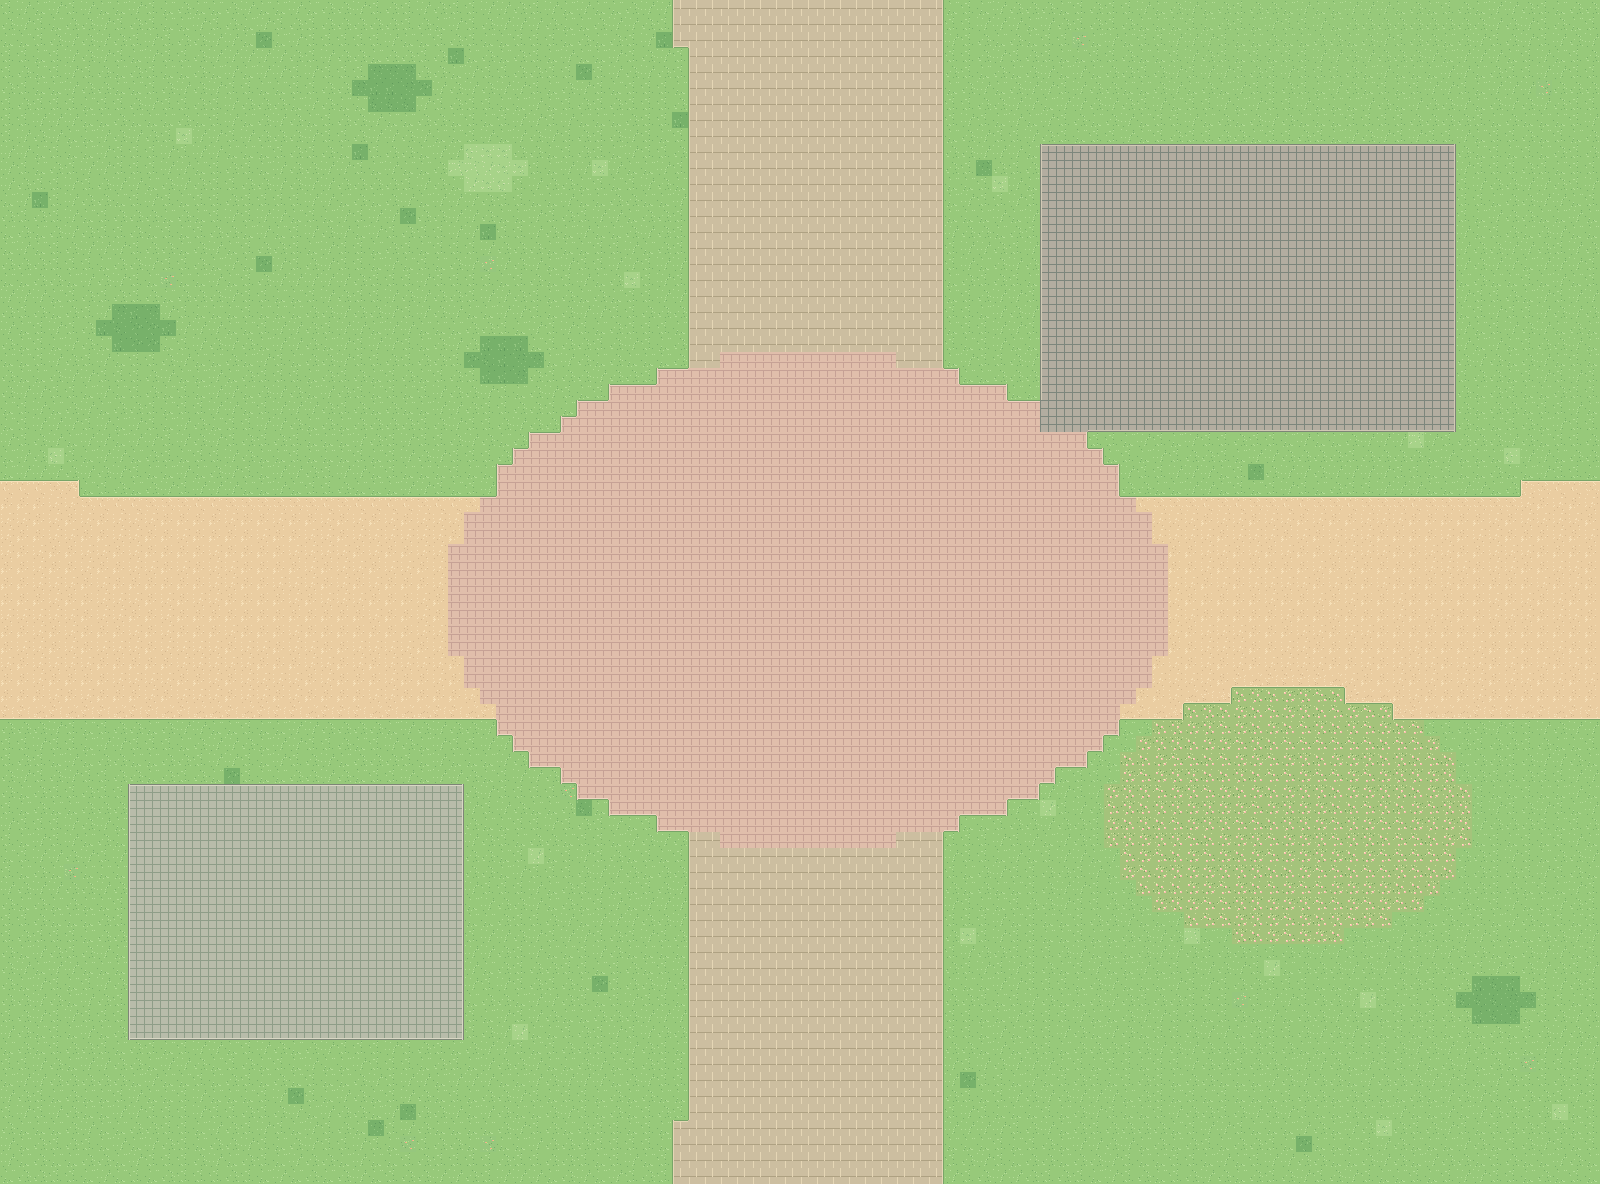

Rendered tile map (Tiled .tmx) drawn with the repository's tilesets; below, a short description and the map source with its tile grids summarised:
An orthogonal 100x74 tile map with 16x16 px tiles, 4 tile layers (Ground, Landscape, Roads, BuildingPads) and 10 objects (3x scene_portal, 2x building_slot, 2x building_label, landmark_area, spawn, ...).

<map version="1.10" tiledversion="1.11.2" orientation="orthogonal" renderorder="right-down" width="100" height="74" tilewidth="16" tileheight="16" infinite="0" nextlayerid="9" nextobjectid="800" backgroundcolor="#97C97A">
  <properties>
    <property name="scene_id" value="03" />
    <property name="scene_name" value="28教与教学组团东口" />
    <property name="macro_area" value="A 教学区" />
    <property name="tile_scale" type="int" value="16" />
    <property name="player_sprite_width" type="int" value="48" />
    <property name="player_sprite_height" type="int" value="48" />
    <property name="world_origin_x_px" type="int" value="4800" />
    <property name="world_origin_y_px" type="int" value="-3552" />
    <property name="ground_only" type="bool" value="true" />
    <property name="building_art_separate" type="bool" value="true" />
  </properties>
  <tileset firstgid="1" name="swu_terrain_16" tilewidth="16" tileheight="16" tilecount="412" columns="16">
    <image source="../assets/ground_tiles_16.png" width="256" height="416" />
  </tileset>
  <layer id="1" name="Ground" width="100" height="74">
    <data>[7400 cells, 7400 non-empty, 4 distinct tile ids]</data>
  </layer>
  <layer id="2" name="Landscape" width="100" height="74">
    <data>[7400 cells, 389 non-empty, 16 distinct tile ids]</data>
  </layer>
  <layer id="3" name="Roads" width="100" height="74">
    <data>[7400 cells, 2585 non-empty, 35 distinct tile ids]</data>
  </layer>
  <layer id="4" name="BuildingPads" width="100" height="74">
    <data>[7400 cells, 804 non-empty, 27 distinct tile ids]</data>
  </layer>
  <objectgroup id="5" name="BuildingSlots" visible="0" color="#D9B768">
    <object id="1" name="slot_03_01" type="building_slot" x="1040" y="144" width="416" height="288">
      <properties>
        <property name="display_name" value="第28教学楼" />
        <property name="confidence" value="user_layout_ref" />
        <property name="note" value="建筑预留地，仅用于当前地图阶段，后续再放建筑与碰撞体" />
        <property name="future_collision" type="bool" value="true" />
        <property name="currently_walkable" type="bool" value="true" />
        <property name="macro_area" value="A 教学区" />
      </properties>
    </object>
    <object id="2" name="slot_03_02" type="building_slot" x="128" y="784" width="336" height="256">
      <properties>
        <property name="display_name" value="教学组团东口配套楼预留" />
        <property name="confidence" value="schematic" />
        <property name="note" value="建筑预留地，仅用于当前地图阶段，后续再放建筑与碰撞体" />
        <property name="future_collision" type="bool" value="true" />
        <property name="currently_walkable" type="bool" value="true" />
        <property name="macro_area" value="A 教学区" />
      </properties>
    </object>
  </objectgroup>
  <objectgroup id="6" name="LandmarkAreas" visible="0" color="#3B9C88">
    <object id="3" name="area_03_01" type="landmark_area" x="512" y="496" width="528" height="368">
      <properties>
        <property name="display_name" value="通往杏园的教学东口" />
        <property name="confidence" value="landmark_area_approx" />
      </properties>
    </object>
  </objectgroup>
  <objectgroup id="7" name="Portals" visible="0" color="#4CA3D9">
    <object id="4" name="exit_south" type="scene_portal" x="672" y="1120" width="272" height="64">
      <properties>
        <property name="direction" value="south" />
        <property name="target_scene" value="09" />
        <property name="target_portal" value="exit_north" />
        <property name="spawn_x_px" type="int" value="800" />
        <property name="spawn_y_px" type="int" value="112" />
        <property name="trigger" value="cross_map_edge" />
        <property name="enabled" type="bool" value="true" />
      </properties>
    </object>
    <object id="5" name="exit_west" type="scene_portal" x="0" y="480" width="80" height="240">
      <properties>
        <property name="direction" value="west" />
        <property name="target_scene" value="02" />
        <property name="target_portal" value="exit_east" />
        <property name="spawn_x_px" type="int" value="1424" />
        <property name="spawn_y_px" type="int" value="592" />
        <property name="trigger" value="cross_map_edge" />
        <property name="enabled" type="bool" value="true" />
      </properties>
    </object>
    <object id="6" name="exit_east" type="scene_portal" x="1520" y="480" width="80" height="240">
      <properties>
        <property name="direction" value="east" />
        <property name="target_scene" value="04" />
        <property name="target_portal" value="exit_west" />
        <property name="spawn_x_px" type="int" value="160" />
        <property name="spawn_y_px" type="int" value="592" />
        <property name="trigger" value="cross_map_edge" />
        <property name="enabled" type="bool" value="true" />
      </properties>
    </object>
  </objectgroup>
  <objectgroup id="8" name="Spawn" visible="0" color="#74B877">
    <object id="7" name="player_start" type="spawn" x="800" y="224" width="0" height="0">
      <properties>
        <property name="feet_position" type="bool" value="true" />
        <property name="sprite_width" type="int" value="48" />
        <property name="sprite_height" type="int" value="48" />
      </properties>
    </object>
  </objectgroup>
  <objectgroup id="9" name="地标中文标注_编辑用" visible="1" color="#284F48">
    <object id="8" name="第28教学楼" type="building_label" x="1078.0" y="266.0" width="340" height="44">
      <text fontfamily="Noto Sans CJK SC" pixelsize="21" color="#284D42" halign="center" valign="center" wrap="1">第28教学楼</text>
    </object>
    <object id="9" name="教学组团东口配套楼预留" type="building_label" x="126.0" y="890.0" width="340" height="44">
      <text fontfamily="Noto Sans CJK SC" pixelsize="21" color="#284D42" halign="center" valign="center" wrap="1">教学组团东口配套楼预留</text>
    </object>
    <object id="10" name="通往杏园的教学东口" type="area_label" x="606.0" y="658.0" width="340" height="44">
      <text fontfamily="Noto Sans CJK SC" pixelsize="21" color="#284D42" halign="center" valign="center" wrap="1">通往杏园的教学东口</text>
    </object>
  </objectgroup>
</map>
